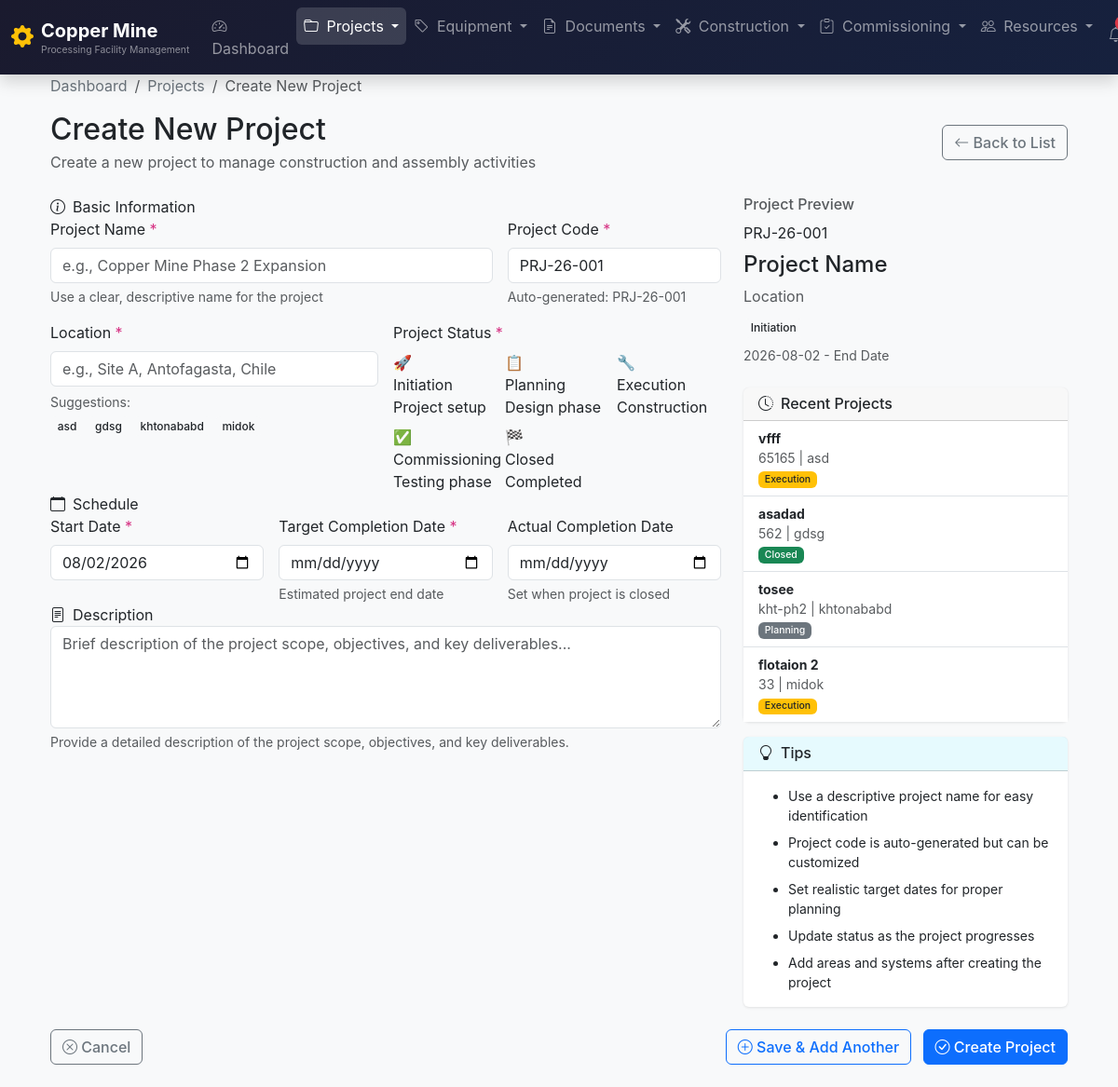
The app's page /core/projects/create/ (signed in) with its own data.
### core/models.py (models this page shows, shortened)
class Project(models.Model):
	class Status(models.TextChoices):
		INITIATION = 'INIT', 'Initiation'
		PLANNING = 'PLAN', 'Planning'
		EXECUTION = 'EXEC', 'Execution'
		COMMISSIONING = 'COMM', 'Commissioning'
		CLOSED = 'CLSD', 'Closed'
	name = models.CharField(max_length=255)
	code = models.CharField(max_length=50, unique=True, help_text="Short code, e.g., 'CU-PH2'")
	location = models.CharField(max_length=255)
	description = models.TextField(blank=True)
	start_date = models.DateField()
	target_completion_date = models.DateField()
	actual_completion_date = models.DateField(null=True, blank=True)
	status = models.CharField(max_length=4, choices=Status.choices, default=Status.INITIATION)
	created_at = models.DateTimeField(auto_now_add=True)
	updated_at = models.DateTimeField(auto_now=True)
	class Meta:
		ordering = ['-start_date']
		verbose_name = 'Project'
		verbose_name_plural = 'Projects'

### core/views.py (the view, shortened to what this page needs)
# urls.py: path("projects/create/", views.ProjectCreateView.as_view(), name="project-create"),
class ProjectCreateView(LoginRequiredMixin, generic.CreateView):
	model = Project
	form_class = ProjectForm
	template_name = 'core/project_form.html'
	success_message = "Project '%(name)s' was created successfully."
	def get_initial(self):
		initial = super().get_initial()
		initial['status'] = 'INIT'
		initial['start_date'] = timezone.now().date()
		initial['code'] = self.generate_project_code()
		return initial
	def get_context_data(self, **kwargs):
		context = super().get_context_data(**kwargs)
		context['is_create'] = True
		context['page_title'] = 'Create New Project'
		context['recent_projects'] = Project.objects.order_by('-created_at')[:5]
		context['total_projects'] = Project.objects.count()
		context['active_projects'] = Project.objects.filter(
				status__in=['EXEC', 'COMM']
				).count()
		context['completed_projects'] = Project.objects.filter(status='CLSD').count()
		context['location_suggestions'] = Project.objects.values_list(
				'location', flat=True
				).distinct().order_by('location')[:10]
		return context
	def generate_project_code(self):
		prefix = 'PRJ'
		year = timezone.now().strftime('%y')
		last_project = Project.objects.filter(
				code__startswith=f'{prefix}-{year}'
				).order_by('-code').first()
		if last_project:
			try:
				last_num = int(last_project.code.split('-')[-1])
				new_num = last_num + 1
			except (ValueError, IndexError):
				new_num = 1
		else:
			new_num = 1
		return f'{prefix}-{year}-{new_num:03d}'

### templates/core/project_form.html (shortened to what this page needs)
{% extends 'base.html' %}
{% load static %}
{% block content %}
<div class="container-fluid py-4">
  <nav aria-label="breadcrumb" class="mb-3">
    <ol class="breadcrumb">
      <li class="breadcrumb-item"><a href="{% url 'dashboard' %}">Dashboard</a></li>
      <li class="breadcrumb-item"><a href="{% url 'core:project-list' %}">Projects</a></li>
      <li class="breadcrumb-item active">{{ page_title }}</li>
    </ol>
  </nav>
  <div class="d-flex justify-content-between align-items-center mb-4">
    <div>
      <h1 class="h2 mb-1">{{ page_title }}</h1>
      <p class="text-muted mb-0">
        {% if is_create %}
        Create a new project to manage construction and assembly activities
        {% else %}
        Update project information
        {% endif %}
      </p>
    </div>
    <div>
      <a href="{% url 'core:project-list' %}" class="btn btn-outline-secondary">
        <i class="bi bi-arrow-left"></i> Back to List
      </a>
    </div>
  </div>
  <form method="post" novalidate id="projectForm">
    <div class="row">
      <div class="col-lg-8">
        <div class="form-section">
          <div class="form-section-title">
            <i class="bi bi-info-circle me-2"></i>Basic Information
          </div>
          <div class="row g-3">
            <div class="col-md-8">
              <label for="{{ form.name.id_for_label }}" class="form-label required-field">
                Project Name
              </label>
              {{ form.name }}
              <div class="form-text">Use a clear, descriptive name for the project</div>
            </div>
            <div class="col-md-4">
              <label for="{{ form.code.id_for_label }}" class="form-label required-field">
                Project Code
              </label>
              {{ form.code }}
              <div class="form-text">
                Auto-generated:
                <span class="code-preview" id="codePreview">{{ form.code.value|default:'PRJ-XX-XXX' }}</span>
              </div>
            </div>
            <div class="col-md-6">
              <label for="{{ form.location.id_for_label }}" class="form-label required-field">
                Location
              </label>
              {{ form.location }}
              {% if location_suggestions %}
              <div class="mt-1">
                <small class="text-muted">Suggestions:</small>
                <div class="d-flex flex-wrap gap-1 mt-1">
                  {% for loc in location_suggestions|slice:":5" %}
                  <span class="badge bg-light text-dark location-suggestion"
                        onclick="document.getElementById('{{ form.location.id_for_label }}').value='{{ loc|escapejs }}'">
                                        {{ loc }}
                                    </span>
                  {% endfor %}
                </div>
              </div>
              {% endif %}
            </div>
            <div class="col-md-6">
              <label class="form-label required-field">Project Status</label>
              <div class="row g-2">
                <div class="col-4">
                  <div class="status-option {% if form.status.value == 'INIT' %}selected{% endif %}"
                       onclick="selectStatus('INIT', this)">
                    <div class="status-icon">🚀</div>
                    <div class="status-label">Initiation</div>
                    <div class="status-desc">Project setup</div>
                  </div>
                </div>
                <div class="col-4">
                  <div class="status-option {% if form.status.value == 'PLAN' %}selected{% endif %}"
                       onclick="selectStatus('PLAN', this)">
                    <div class="status-icon">📋</div>
                    <div class="status-label">Planning</div>
                    <div class="status-desc">Design phase</div>
                  </div>
                </div>
                <div class="col-4">
                  <div class="status-option {% if form.status.value == 'EXEC' %}selected{% endif %}"
                       onclick="selectStatus('EXEC', this)">
                    <div class="status-icon">🔧</div>
                    <div class="status-label">Execution</div>
                    <div class="status-desc">Construction</div>
                  </div>
                </div>
                <div class="col-4">
                  <div class="status-option {% if form.status.value == 'COMM' %}selected{% endif %}"
                       onclick="selectStatus('COMM', this)">
                    <div class="status-icon">✅</div>
                    <div class="status-label">Commissioning</div>
                    <div class="status-desc">Testing phase</div>
                  </div>
                </div>
                <div class="col-4">
                  <div class="status-option {% if form.status.value == 'CLSD' %}selected{% endif %}"
                       onclick="selectStatus('CLSD', this)">
                    <div class="status-icon">🏁</div>
                    <div class="status-label">Closed</div>
                    <div class="status-desc">Completed</div>
                  </div>
                </div>
              </div>
            </div>
          </div>
        </div>
        <div class="form-section">
          <div class="form-section-title">
            <i class="bi bi-calendar me-2"></i>Schedule
          </div>
          <div class="row g-3">
            <div class="col-md-4">
              <label for="{{ form.start_date.id_for_label }}" class="form-label required-field">
                Start Date
              </label>
              {{ form.start_date }}
            </div>
            <div class="col-md-4">
              <label for="{{ form.target_completion_date.id_for_label }}" class="form-label required-field">
                Target Completion Date
              </label>
              {{ form.target_completion_date }}
              <div class="form-text">Estimated project end date</div>
            </div>
            <div class="col-md-4">
              <label for="{{ form.actual_completion_date.id_for_label }}" class="form-label">
                Actual Completion Date
              </label>
              {{ form.actual_completion_date }}
              <div class="form-text">Set when project is closed</div>
            </div>
          </div>
        </div>
        <div class="form-section">
          <div class="form-section-title">
            <i class="bi bi-file-text me-2"></i>Description
          </div>
          {{ form.description }}
          <div class="form-text">
            Provide a detailed description of the project scope, objectives, and key deliverables.
          </div>
        </div>
      </div>
      <div class="col-lg-4">
        <div class="project-preview-card mb-4">
          <h6 class="opacity-75 mb-2">Project Preview</h6>
          <div class="preview-code" id="previewCode">{{ form.code.value|default:'PRJ-XX-XXX' }}</div>
          <h4 class="mt-2" id="previewName">{{ form.name.value|default:'Project Name' }}</h4>
          <p class="opacity-75 mb-0" id="previewLocation">{{ form.location.value|default:'Location' }}</p>
          <div class="mt-2">
            <span class="badge bg-light text-dark" id="previewStatus">{{ form.get_status_display|default:'Initiation' }}</span>
          </div>
          <div class="mt-2 small opacity-75">
                        <span id="previewDates">
                        </span>
          </div>
        </div>
        {% if recent_projects %}
        <div class="card mb-3">
          <div class="card-header">
            <h6 class="mb-0"><i class="bi bi-clock-history me-2"></i>Recent Projects</h6>
          </div>
          <div class="card-body p-0">
            <div class="list-group list-group-flush">
              {% for project in recent_projects %}
              <div class="list-group-item small">
                <strong>{{ project.name }}</strong>
                <br>
                <span class="text-muted">{{ project.code }} | {{ project.location }}</span>
                <br>
                <span class="badge
                                    {% if project.status == 'EXEC' %}bg-warning text-dark
                                    {% elif project.status == 'CLSD' %}bg-success
                                    {% else %}bg-secondary
                                    {% endif %}">
                                    {{ project.get_status_display }}
                                </span>
              </div>
              {% endfor %}
            </div>
          </div>
        </div>
        {% endif %}
        <div class="card">
          <div class="card-header bg-info bg-opacity-10">
            <h6 class="mb-0"><i class="bi bi-lightbulb me-2"></i>Tips</h6>
          </div>
          <div class="card-body small">
            <ul class="mb-0">
              <li class="mb-2">Use a descriptive project name for easy identification</li>
              <li class="mb-2">Project code is auto-generated but can be customized</li>
              <li class="mb-2">Set realistic target dates for proper planning</li>
              <li class="mb-2">Update status as the project progresses</li>
              <li>Add areas and systems after creating the project</li>
            </ul>
          </div>
        </div>
      </div>
    </div>
    <div class="d-flex justify-content-between align-items-center mt-4">
      <div>
        <a href="{% url 'core:project-list' %}" class="btn btn-outline-secondary">
          <i class="bi bi-x-circle"></i> Cancel
        </a>
      </div>
      <div>
        <button type="submit" name="save_add_another" class="btn btn-outline-primary">
          <i class="bi bi-plus-circle"></i> Save & Add Another
        </button>
        <button type="submit" class="btn btn-primary ms-2">
          <i class="bi bi-check-circle"></i>
          {% if is_create %}Create Project{% else %}Save Changes{% endif %}
        </button>
      </div>
    </div>
  </form>
</div>
{% endblock %}

### templates/base.html (style rules this page uses)
.required-field::after { content: " *"; color: #d63384; }
body { background-color: #f5f6fa; font-family: -apple-system, BlinkMacSystemFont, 'Segoe UI', Roboto, 'Helvetica Neue', Arial, sans-serif; }
.breadcrumb { background: transparent; padding: 0; margin-bottom: 0; }
.breadcrumb-item a { color: #6c757d; text-decoration: none; }
.card { border: none; box-shadow: 0 1px 3px rgba(0,0,0,0.1); }
.btn { font-weight: 500; }
.badge { font-weight: 500; }
.form-control, .form-select { border-radius: 0.375rem; }

### records on screen
Project: name "vfff", code "65165", location "asd", status "Execution"
Project: name "asadad", code "562", location "gdsg", status "Closed"
Project: name "tosee", code "kht-ph2", location "khtonababd", status "Planning"
Project: name "flotaion 2", code "33", location "midok", status "Execution"

### other values on screen
{{ page_title }} "Create New Project"
{{ loc }} "asd" "gdsg" "khtonababd" "midok"
